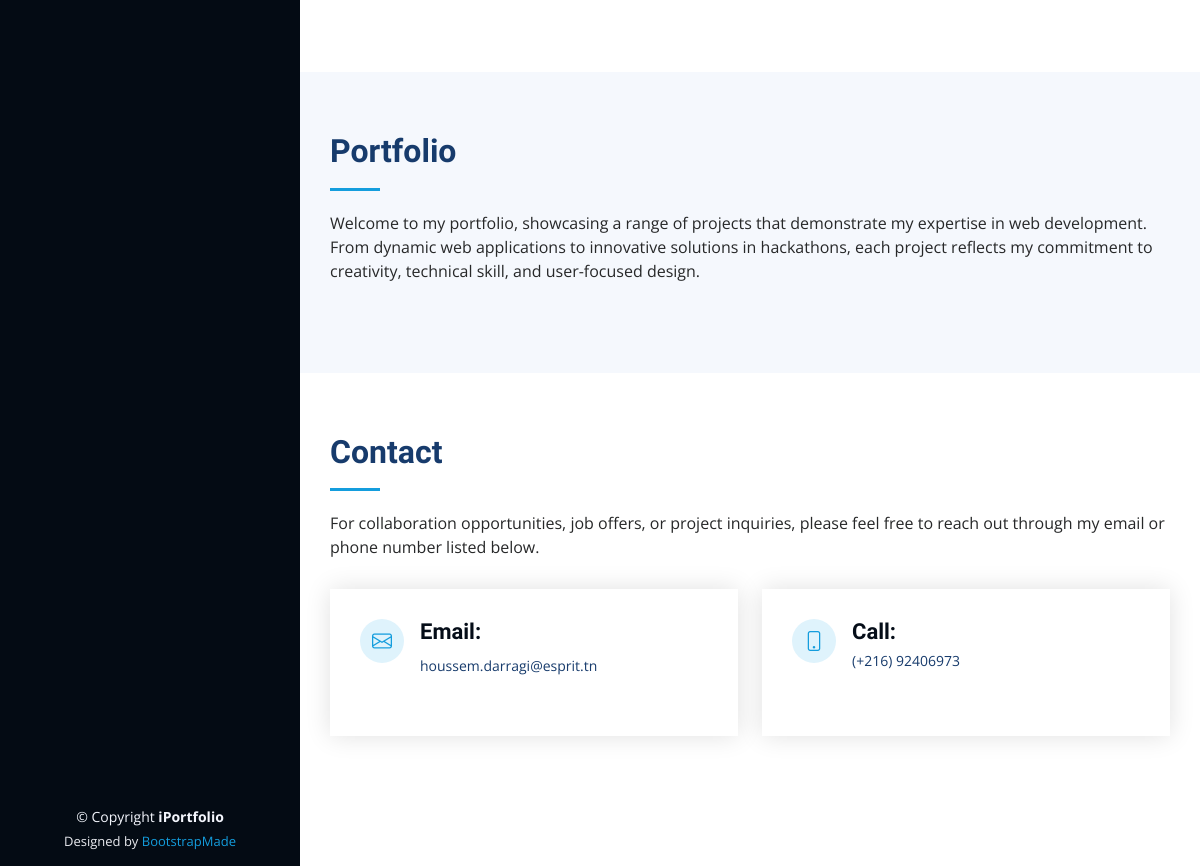
Before: / (lower part) with the older database file.
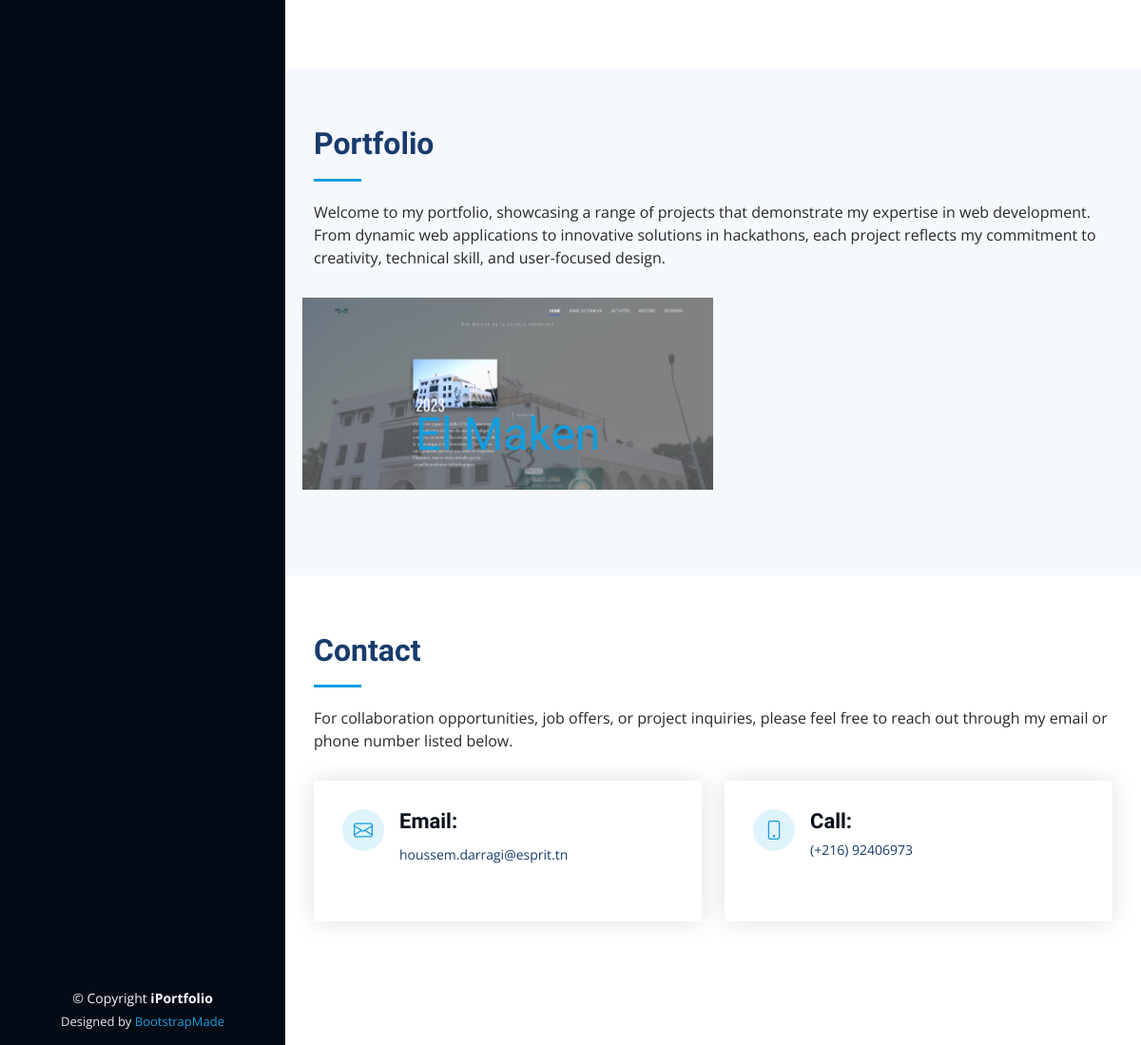
After: the same page with the newer database file.
### apps/portfolio_app/models.py (models this page shows, shortened)
class Portfolio(models.Model):
    title = models.CharField(max_length=255)
    category = models.CharField(max_length=50, default="Freelance")
    description = models.TextField()
    github_link = models.URLField()
    creation_date = models.DateField(auto_now_add=True)
    images = models.JSONField(default=list)

### apps/main/views.py (the view)
# urls.py: path('', views.index, name='index'),
def index(request):
    return render(request, 'main/index.html', {"skills": Skill.objects.all(),
                                               "portfolio": Portfolio.objects.all()})

### apps/main/templates/main/index.html (shortened to what this page needs)
{% extends 'template.html' %}
{% load static %}
{% block body %}
    <section id="resume" class="resume">
      <div class="container">
        <div class="row">
          <div class="col-lg-6" data-aos="fade-up">
          </div>
          <div class="col-lg-6" data-aos="fade-up" data-aos-delay="100">
          </div>
        </div>
      </div>
    </section>
    <section id="portfolio" class="portfolio section-bg">
      <div class="container">
        <div class="section-title">
          <h2>Portfolio</h2>
          <p>Welcome to my portfolio, showcasing a range of projects that demonstrate my expertise in web development. From dynamic web applications to innovative solutions in hackathons, each project reflects my commitment to creativity, technical skill, and user-focused design.</p>
        </div>
        <div class="row portfolio-container" data-aos="fade-up" data-aos-delay="100">
{% for item in portfolio %}
          <a href="{% url 'portfolio_details' item.id %}" class="portfolio-item-link">
            <div class="col-lg-6 col-md-6 portfolio-item filter-app">
              <div class="portfolio-wrap">
                <img src="{% static item.images.0 %}" class="img-fluid" alt="">
                <div class="portfolio-title">
                  <h3>{{ item.title }}</h3>
                </div>
              </div>
            </div>
          </a>
{% endfor %}
        </div>
      </div>
    </section>
    <section id="contact" class="contact">
      <div class="container">
        <div class="section-title">
          <h2>Contact</h2>
          <p>For collaboration opportunities, job offers, or project inquiries, please feel free to reach out through my email or phone number listed below.</p>
        </div>
        <div class="row" data-aos="fade-in">
          <div class="col-lg-6 d-flex align-items-stretch">
            <div class="info">
              <div class="email">
                <i class="bi bi-envelope"></i>
                <h4>Email:</h4>
                <p>houssem.darragi@esprit.tn</p>
              </div>
            </div>
          </div>
            <div class="col-lg-6 d-flex align-items-stretch">
              <div class="info">
              <div class="phone">
                <i class="bi bi-phone"></i>
                <h4>Call:</h4>
                <p>(+216) 92406973</p>
              </div>
              </div>
            </div>
        </div>
      </div>
    </section>
{% endblock %}

Changed rows visible on the page:
added Portfolio: title "El Maken"
